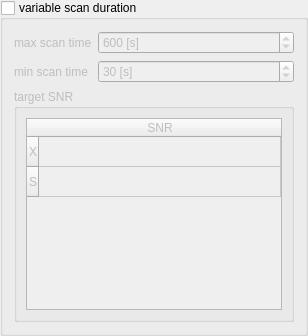
          <widget class="QGroupBox" name="groupBox_variableScanDuration">
           <property name="toolTip">
            <string>set variable scan duration</string>
           </property>
           <property name="statusTip">
            <string>set variable scan duration</string>
           </property>
           <property name="title">
            <string>variable scan duration</string>
           </property>
           <property name="checkable">
            <bool>true</bool>
           </property>
           <property name="checked">
            <bool>false</bool>
           </property>
           <layout class="QVBoxLayout" name="verticalLayout_11">
            <item>
             <layout class="QFormLayout" name="formLayout">
              <item row="0" column="0">
               <widget class="QLabel" name="label_2">
                <property name="text">
                 <string>max scan time</string>
                </property>
               </widget>
              </item>
              <item row="0" column="1">
               <widget class="QSpinBox" name="spinBox_maxScanTime">
                <property name="toolTip">
                 <string>maximum allowed scan duration to this source in seconds</string>
                </property>
                <property name="statusTip">
                 <string>maximum allowed scan duration to this source in seconds</string>
                </property>
                <property name="whatsThis">
                 <string>&lt;html&gt;&lt;head/&gt;&lt;body&gt;&lt;p&gt;Maximum allowed scan time in seconds. &lt;/p&gt;&lt;p&gt;This value is also set in station parameters &lt;img src=&quot;:/icons/icons/station_p.png&quot; width=&quot;30&quot; height=&quot;30&quot;/&gt; and baseline parameters &lt;img src=&quot;:/icons/icons/baseline_p.png&quot; width=&quot;30&quot; height=&quot;30&quot;/&gt;. The minimum value of those three parameters will be taken. &lt;/p&gt;&lt;/body&gt;&lt;/html&gt;</string>
                </property>
                <property name="suffix">
                 <string> [s]</string>
                </property>
                <property name="maximum">
                 <number>9999</number>
                </property>
                <property name="singleStep">
                 <number>60</number>
                </property>
                <property name="value">
                 <number>600</number>
                </property>
               </widget>
              </item>
              <item row="1" column="0">
               <widget class="QLabel" name="label_3">
                <property name="text">
                 <string>min scan time</string>
                </property>
               </widget>
              </item>
              <item row="1" column="1">
               <widget class="QSpinBox" name="spinBox_minScanTime">
                <property name="toolTip">
                 <string>minimum required scan duration to this source in seconds</string>
                </property>
                <property name="statusTip">
                 <string>minimum required scan duration to this source in seconds</string>
                </property>
                <property name="whatsThis">
                 <string>&lt;html&gt;&lt;head/&gt;&lt;body&gt;&lt;p&gt;Minimum required scan time in seconds. &lt;/p&gt;&lt;p&gt;This value is also set in station parameters &lt;img src=&quot;:/icons/icons/station_p.png&quot; height=&quot;30&quot;/&gt; and baseline parameters &lt;img src=&quot;:/icons/icons/baseline_p.png&quot; height=&quot;30&quot;/&gt;. The maximum value of those three parameters will be taken. &lt;/p&gt;&lt;/body&gt;&lt;/html&gt;</string>
                </property>
                <property name="suffix">
                 <string> [s]</string>
                </property>
                <property name="prefix">
                 <string/>
                </property>
                <property name="maximum">
                 <number>9999</number>
                </property>
                <property name="singleStep">
                 <number>10</number>
                </property>
                <property name="value">
                 <number>30</number>
                </property>
               </widget>
              </item>
             </layout>
            </item>
            <item>
             <widget class="QGroupBox" name="groupBox_5">
              <property name="title">
               <string>target SNR</string>
              </property>
              <property name="checkable">
               <bool>false</bool>
              </property>
              <property name="checked">
               <bool>false</bool>
              </property>
              <layout class="QVBoxLayout" name="verticalLayout_8">
               <item>
                <widget class="QTableWidget" name="tableWidget_minSNR">
                 <property name="minimumSize">
                  <size>
                   <width>0</width>
                   <height>120</height>
                  </size>
                 </property>
                 <property name="toolTip">
                  <string>minimum required signal to noise ration for each band</string>
                 </property>
                 <property name="statusTip">
                  <string>minimum required signal to noise ration for each band</string>
                 </property>
                 <property name="whatsThis">
                  <string>&lt;html&gt;&lt;head/&gt;&lt;body&gt;&lt;p&gt;Minimum target signal to noise ratio. &lt;/p&gt;&lt;p&gt;This value is also set in station parameters &lt;img src=&quot;:/icons/icons/station_p.png&quot; width=&quot;30&quot; height=&quot;30&quot;/&gt;, baseline parameters &lt;img src=&quot;:/icons/icons/baseline_p.png&quot; width=&quot;30&quot; height=&quot;30&quot;/&gt; and observing mode &lt;img src=&quot;:/icons/icons/drive-harddisk-3.png&quot; width=&quot;30&quot; height=&quot;30&quot;/&gt;. The minimum value of those three parameters will be taken. &lt;/p&gt;&lt;/body&gt;&lt;/html&gt;</string>
                 </property>
                 <attribute name="horizontalHeaderStretchLastSection">
                  <bool>true</bool>
                 </attribute>
                 <row>
                  <property name="text">
                   <string>X</string>
                  </property>
                 </row>
                 <row>
                  <property name="text">
                   <string>S</string>
                  </property>
                 </row>
                 <column>
                  <property name="text">
                   <string>SNR</string>
                  </property>
                 </column>
                </widget>
               </item>
              </layout>
             </widget>
            </item>
           </layout>
          </widget>
